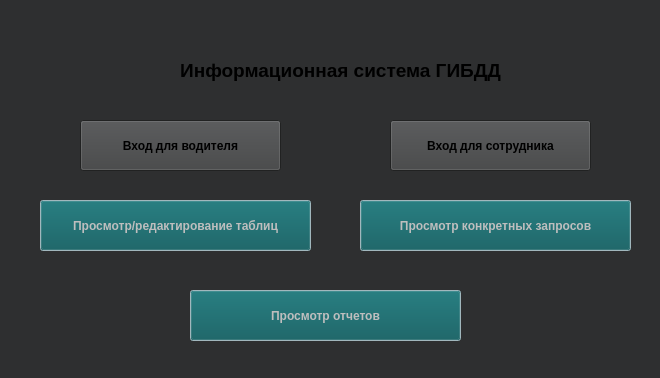
<?xml version="1.0" encoding="UTF-8"?>
<ui version="4.0">
 <class>MainWindow</class>
 <widget class="QMainWindow" name="MainWindow">
  <property name="geometry">
   <rect>
    <x>0</x>
    <y>0</y>
    <width>660</width>
    <height>378</height>
   </rect>
  </property>
  <property name="palette">
   <palette>
    <active>
     <colorrole role="Button">
      <brush brushstyle="SolidPattern">
       <color alpha="255">
        <red>7</red>
        <green>87</green>
        <blue>91</blue>
       </color>
      </brush>
     </colorrole>
     <colorrole role="Text">
      <brush brushstyle="SolidPattern">
       <color alpha="255">
        <red>0</red>
        <green>59</green>
        <blue>70</blue>
       </color>
      </brush>
     </colorrole>
     <colorrole role="Window">
      <brush brushstyle="SolidPattern">
       <color alpha="255">
        <red>196</red>
        <green>223</green>
        <blue>230</blue>
       </color>
      </brush>
     </colorrole>
    </active>
    <inactive>
     <colorrole role="Button">
      <brush brushstyle="SolidPattern">
       <color alpha="255">
        <red>64</red>
        <green>65</green>
        <blue>66</blue>
       </color>
      </brush>
     </colorrole>
     <colorrole role="Text">
      <brush brushstyle="SolidPattern">
       <color alpha="255">
        <red>208</red>
        <green>208</green>
        <blue>208</blue>
       </color>
      </brush>
     </colorrole>
     <colorrole role="Window">
      <brush brushstyle="SolidPattern">
       <color alpha="255">
        <red>46</red>
        <green>47</green>
        <blue>48</blue>
       </color>
      </brush>
     </colorrole>
    </inactive>
    <disabled>
     <colorrole role="Button">
      <brush brushstyle="SolidPattern">
       <color alpha="255">
        <red>7</red>
        <green>87</green>
        <blue>91</blue>
       </color>
      </brush>
     </colorrole>
     <colorrole role="Text">
      <brush brushstyle="SolidPattern">
       <color alpha="96">
        <red>164</red>
        <green>166</green>
        <blue>168</blue>
       </color>
      </brush>
     </colorrole>
     <colorrole role="Window">
      <brush brushstyle="SolidPattern">
       <color alpha="255">
        <red>196</red>
        <green>223</green>
        <blue>230</blue>
       </color>
      </brush>
     </colorrole>
    </disabled>
   </palette>
  </property>
  <property name="font">
   <font>
    <bold>true</bold>
   </font>
  </property>
  <property name="windowTitle">
   <string>Главное меню</string>
  </property>
  <widget class="QWidget" name="centralwidget">
   <widget class="QPushButton" name="driver_button">
    <property name="geometry">
     <rect>
      <x>80</x>
      <y>120</y>
      <width>201</width>
      <height>51</height>
     </rect>
    </property>
    <property name="autoFillBackground">
     <bool>false</bool>
    </property>
    <property name="text">
     <string>Вход для водителя</string>
    </property>
    <property name="checkable">
     <bool>true</bool>
    </property>
    <property name="checked">
     <bool>false</bool>
    </property>
   </widget>
   <widget class="QLabel" name="label">
    <property name="geometry">
     <rect>
      <x>150</x>
      <y>40</y>
      <width>381</width>
      <height>61</height>
     </rect>
    </property>
    <property name="palette">
     <palette>
      <active>
       <colorrole role="ButtonText">
        <brush brushstyle="SolidPattern">
         <color alpha="255">
          <red>0</red>
          <green>59</green>
          <blue>70</blue>
         </color>
        </brush>
       </colorrole>
      </active>
      <inactive>
       <colorrole role="ButtonText">
        <brush brushstyle="SolidPattern">
         <color alpha="255">
          <red>208</red>
          <green>208</green>
          <blue>208</blue>
         </color>
        </brush>
       </colorrole>
      </inactive>
      <disabled>
       <colorrole role="ButtonText">
        <brush brushstyle="SolidPattern">
         <color alpha="96">
          <red>164</red>
          <green>166</green>
          <blue>168</blue>
         </color>
        </brush>
       </colorrole>
      </disabled>
     </palette>
    </property>
    <property name="font">
     <font>
      <pointsize>14</pointsize>
      <bold>true</bold>
     </font>
    </property>
    <property name="text">
     <string>Информационная система ГИБДД</string>
    </property>
    <property name="alignment">
     <set>Qt::AlignCenter</set>
    </property>
   </widget>
   <widget class="QPushButton" name="officer_button">
    <property name="geometry">
     <rect>
      <x>390</x>
      <y>120</y>
      <width>201</width>
      <height>51</height>
     </rect>
    </property>
    <property name="text">
     <string>Вход для сотрудника</string>
    </property>
    <property name="checkable">
     <bool>true</bool>
    </property>
    <property name="autoDefault">
     <bool>false</bool>
    </property>
    <property name="default">
     <bool>false</bool>
    </property>
    <property name="flat">
     <bool>false</bool>
    </property>
   </widget>
   <widget class="QPushButton" name="requests_button">
    <property name="enabled">
     <bool>false</bool>
    </property>
    <property name="geometry">
     <rect>
      <x>360</x>
      <y>200</y>
      <width>271</width>
      <height>51</height>
     </rect>
    </property>
    <property name="text">
     <string>Просмотр конкретных запросов</string>
    </property>
   </widget>
   <widget class="QPushButton" name="view_button">
    <property name="enabled">
     <bool>false</bool>
    </property>
    <property name="geometry">
     <rect>
      <x>40</x>
      <y>200</y>
      <width>271</width>
      <height>51</height>
     </rect>
    </property>
    <property name="text">
     <string>Просмотр/редактирование таблиц</string>
    </property>
   </widget>
   <widget class="QPushButton" name="reports_button">
    <property name="enabled">
     <bool>false</bool>
    </property>
    <property name="geometry">
     <rect>
      <x>190</x>
      <y>290</y>
      <width>271</width>
      <height>51</height>
     </rect>
    </property>
    <property name="text">
     <string>Просмотр отчетов</string>
    </property>
   </widget>
  </widget>
 </widget>
 <resources/>
 <connections/>
</ui>
